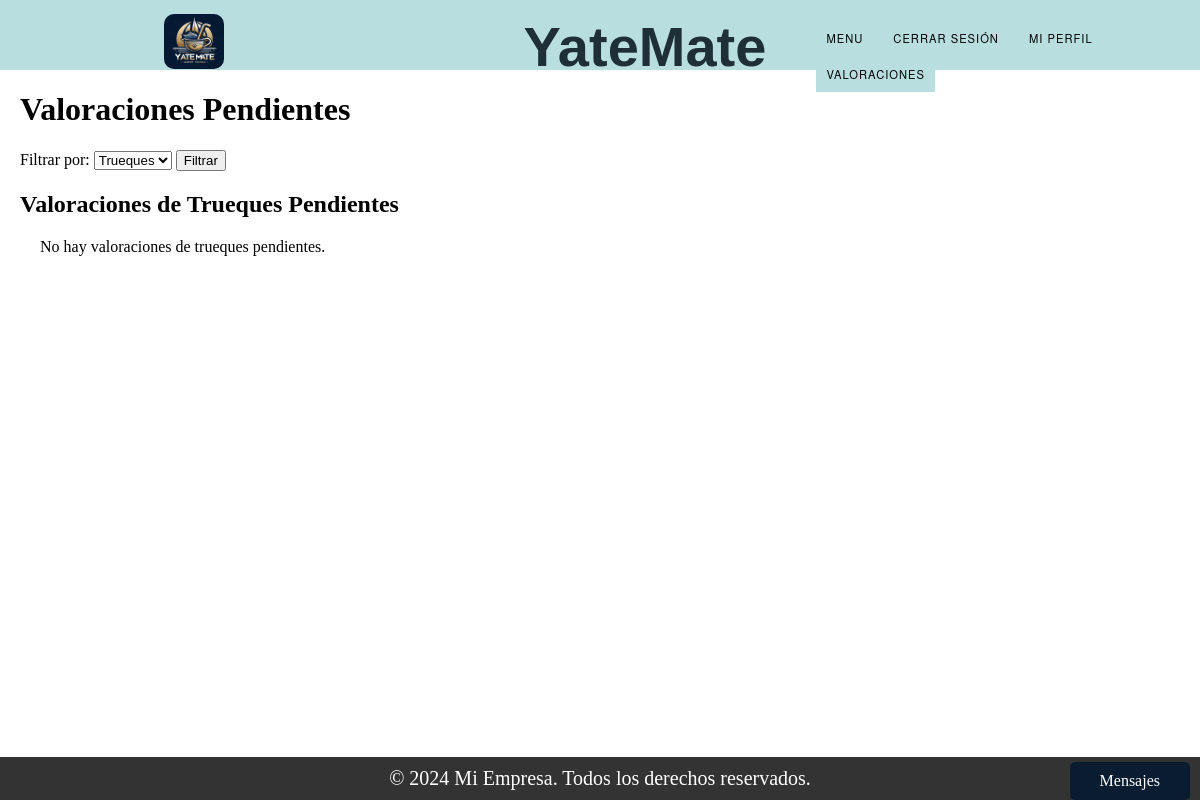
Page /valoraciones_list_pendientes/ (signed in) on the earlier database version.
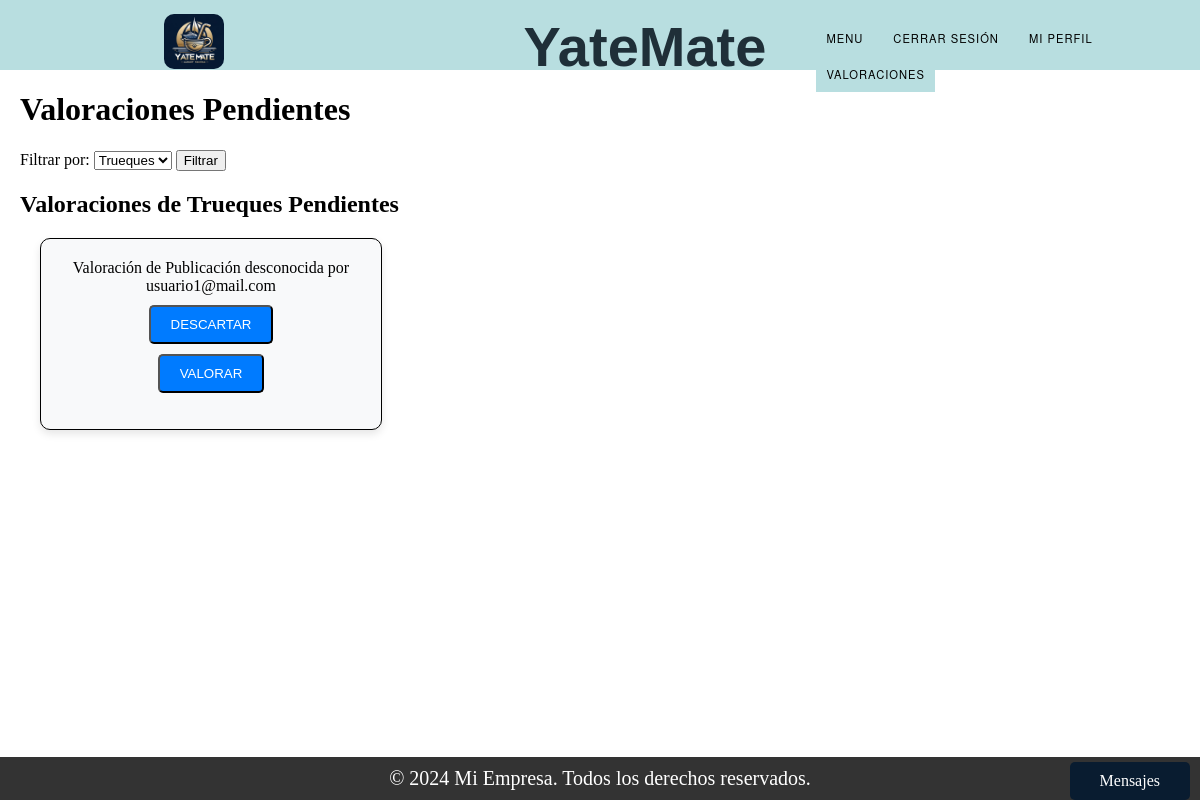
Same page on the later database version.
### Valoracion/models.py (models this page shows, shortened)
class Valoracion_Trueque(models.Model):
    ESTADO_VALORACION_CHOICES = (
        ('Inicio', 'Inicio'),
        ('Proceso', 'Proceso'),
        ('Finalizado', 'Finalizado'),
    )
    TIPO_PUBLICACION_CHOICES = (
        ('ObjetoValioso', 'Objeto Valioso'),
        ('Embarcacion', 'Embarcación'),
    )
    tipo_publicacion = models.CharField(max_length=20, choices=TIPO_PUBLICACION_CHOICES)
    publicacion_objeto_valioso = models.ForeignKey(Publicacion_ObjetoValioso, on_delete=models.CASCADE, null=True, blank=True)
    publicacion_embarcacion = models.ForeignKey(Publicacion_Embarcacion, on_delete=models.CASCADE, null=True, blank=True)
    usuario = models.ForeignKey(User, on_delete=models.SET_NULL, null=True)
    estrellas = models.IntegerField()
    comentario = models.TextField()
    estado = models.CharField(max_length=50, choices=ESTADO_VALORACION_CHOICES)
    dueño = models.ForeignKey(User, on_delete=models.CASCADE, related_name='valoraciones_trueque')
    respuesta = models.TextField()
    def __str__(self):
        publicacion_str = self.get_publicacion_display()
        return f"Valoración de {publicacion_str} por {self.usuario}"
    def get_publicacion_display(self):
        if self.tipo_publicacion == 'ObjetoValioso' and self.publicacion_objeto_valioso:
            return f"Objeto Valioso: {self.publicacion_objeto_valioso}"
        elif self.tipo_publicacion == 'Embarcacion' and self.publicacion_embarcacion:
            return f"Embarcación: {self.publicacion_embarcacion}"
        else:
            return 'Publicación desconocida'

### Register/models.py (models this page shows)
class User(models.Model):
    TIPOS = (
        ('Administrador', 'Administrador'),
        ('Usuario', 'Usuario'),
        ('Cliente', 'Cliente'),
    )
    mail = models.CharField(max_length=150, unique=True)  # Nombre de usuario (email).
    tipo = models.CharField(max_length=20, choices=TIPOS)
    password = models.CharField(max_length=128)  # Contraseña.
    nombre = models.CharField(max_length=255)
    apellido = models.CharField(max_length=255)
    dni = models.CharField(max_length=20)
    fecha_expiracion_dni = models.DateField()
    nacionalidad = models.CharField(max_length=100)
    genero = models.CharField(max_length=10)
    domicilio = models.CharField(max_length=255)
    fecha_nacimiento = models.DateField()
    cuil_cuit = models.CharField(max_length=20)
    moroso = models.BooleanField(default=False)
    def __str__(self):
        return f'{self.mail}'

### Valoracion/views.py (the view)
# urls.py: path('valoraciones_list_pendientes/', views.valoraciones_list_pendientes, name='valoraciones_list_pendientes'),
def valoraciones_list_pendientes(request):
    usuario_id = request.session.get('user_id')
    usuario_tipo = request.session.get('user_type')
    valoraciones_trueque = Valoracion_Trueque.objects.filter(estado='Inicio', usuario_id=usuario_id)
    valoraciones_amarra = Valoracion_Amarra.objects.filter(estado='Inicio', usuario_id=usuario_id)
    filtro = request.GET.get('filtro', 'trueque')
    if filtro == 'trueque':
        valoraciones_trueque = valoraciones_trueque
        valoraciones_amarra = Valoracion_Amarra.objects.none()
    elif filtro == 'amarra':
        valoraciones_trueque = Valoracion_Trueque.objects.none()
        valoraciones_amarra = valoraciones_amarra
    contexto = {
        'valoraciones_trueque': valoraciones_trueque,
        'valoraciones_amarra': valoraciones_amarra,
        'filtro': filtro,
        'usuario_tipo': usuario_tipo,
    }
    return render(request, 'valoraciones_list_pendientes.html', contexto)

### Trueque/context_processors.py (called while the page is built)
def conversaciones_usuario(request):
    user_id = request.session.get('user_id')
    if user_id:
        conversaciones = Conversacion.objects.filter(Q(dueño_publicacion=user_id) | Q(solicitante=user_id))
        return {'conversaciones_usuario': conversaciones}
    else:
        return {'conversaciones_usuario': []}

### Valoracion/templates/valoraciones_list_pendientes.html (shortened to what this page needs)
{% extends "base.html" %}
{% block content %}
<div class="titulo-y-formulario">
    <h1>Valoraciones Pendientes</h1>
    <form method="GET">
        <label for="filtro">Filtrar por:</label>
        <select id="filtro" name="filtro">
            <option value="trueque" {% if filtro == "trueque" %}selected{% endif %}>Trueques</option>
        </select>
        <button type="submit">Filtrar</button>
    </form>
</div>
{% if filtro == "trueque" %}
    <h2 class="titulo-y-formulario">Valoraciones de Trueques Pendientes</h2>
    <ul class="valoraciones-container">
        {% for valoracion in valoraciones_trueque %}
            <li class="card">
                {{ valoracion }}
                <form method="POST" action="{% url 'eliminar_valoracion_trueque' valoracion.id %}">
                    <button type="submit" class="btn-card">DESCARTAR</button>
                </form>
                <form method="POST" action="{% url 'valorar_trueque' valoracion.id %}">
                    <button type="submit" class="btn-card">VALORAR</button>
                </form>
            </li>
        {% empty %}
            <li>
                No hay valoraciones de trueques pendientes.
            </li>
        {% endfor %}
    </ul>
{% endif %}
{% endblock %}

Differences in the rows shown:
added Valoracion_Trueque: tipo_publicacion+usuario "Valoración de Publicación desconocida por usuario1@mail.com"
Other differences:
text no longer shown: "No hay valoraciones de trueques pendientes."
